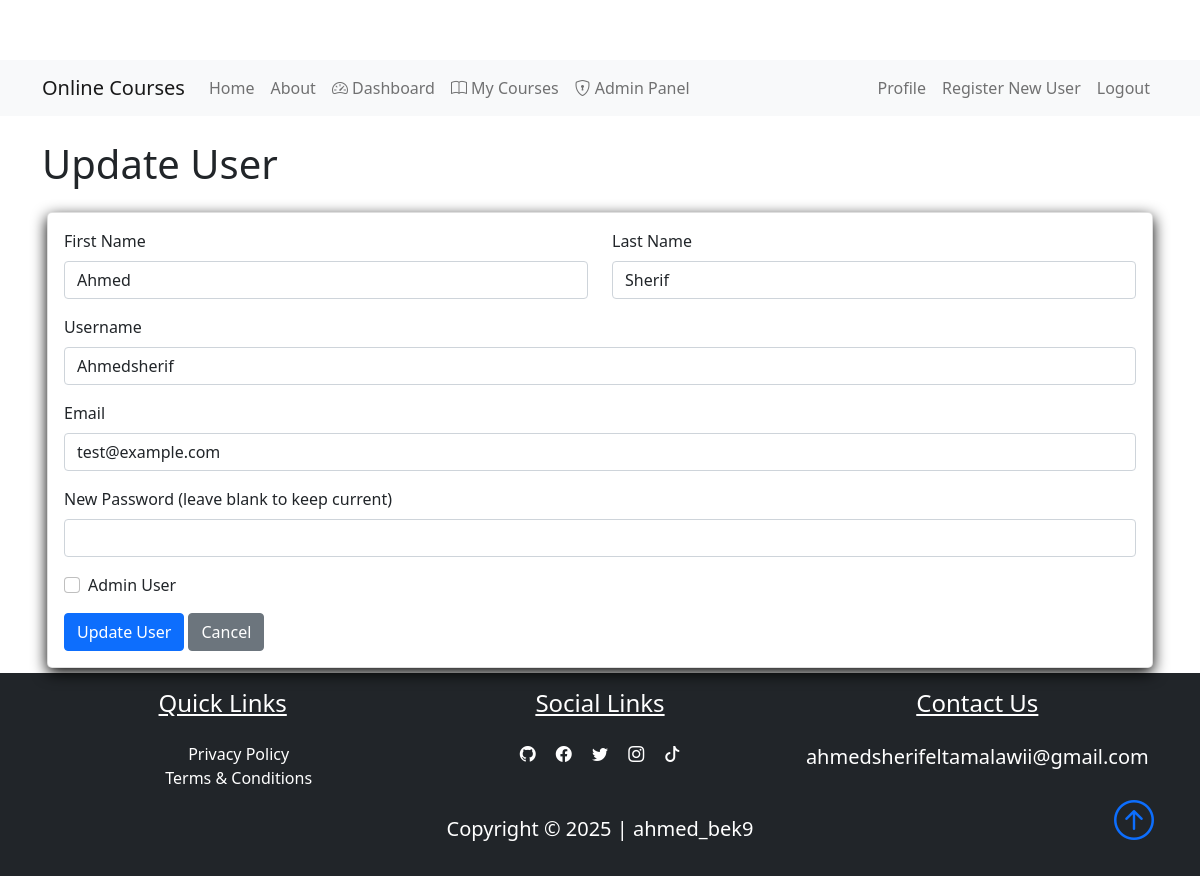
Page /admin/users/2/update (signed in) on the committed database.
### pythonic/models.py (models this page shows, shortened)
class User(db.Model, UserMixin):
    id = db.Column(db.Integer, primary_key=True)
    fname = db.Column(db.String(25), nullable=False)
    lname = db.Column(db.String(25), nullable=False)
    username = db.Column(db.String(25), unique=True, nullable=False)
    email = db.Column(db.String(125), unique=True, nullable=False)
    image_file = db.Column(db.String(20), nullable=False, default="default.jpg")
    password = db.Column(db.String(60), nullable=False)
    is_admin = db.Column(db.Boolean, default=False)
    reset_token = db.Column(db.String(100), unique=True)
    lessons = db.relationship("Lesson", backref="author", lazy=True)
    enrollments = db.relationship("Enrollment", backref="student", lazy=True)

### pythonic/admin_routes.py (the view, shortened to what this page needs)
@admin.route('/admin/users/<int:user_id>/update', methods=['GET', 'POST'])
@login_required
def update_user(user_id):
    if not current_user.is_admin:
        flash('You do not have permission to access this page.', 'danger')
        return redirect(url_for('home'))
    user = User.query.get_or_404(user_id)
    return render_template('admin/update_user.html', user=user)

### pythonic/__init__.py (called while the page is built)
@login_manager.user_loader
def load_user(user_id):
    return User.query.get(int(user_id))

### pythonic/templates/admin/update_user.html
{% extends "layout.html" %}
{% block content %}
<div class="container mt-4">
    <h1 class="mb-4">Update User</h1>
    <div class="card">
        <div class="card-body">
            <form method="POST" action="">
                <div class="row">
                    <div class="col-md-6 mb-3">
                        <label for="fname" class="form-label">First Name</label>
                        <input type="text" class="form-control" id="fname" name="fname" value="{{ user.fname }}" required>
                    </div>
                    <div class="col-md-6 mb-3">
                        <label for="lname" class="form-label">Last Name</label>
                        <input type="text" class="form-control" id="lname" name="lname" value="{{ user.lname }}" required>
                    </div>
                </div>
                <div class="mb-3">
                    <label for="username" class="form-label">Username</label>
                    <input type="text" class="form-control" id="username" name="username" value="{{ user.username }}" required>
                </div>
                <div class="mb-3">
                    <label for="email" class="form-label">Email</label>
                    <input type="email" class="form-control" id="email" name="email" value="{{ user.email }}" required>
                </div>
                <div class="mb-3">
                    <label for="new_password" class="form-label">New Password (leave blank to keep current)</label>
                    <input type="password" class="form-control" id="new_password" name="new_password">
                </div>
                <div class="mb-3 form-check">
                    <input type="checkbox" class="form-check-input" id="is_admin" name="is_admin" {% if user.is_admin %}checked{% endif %}>
                    <label class="form-check-label" for="is_admin">Admin User</label>
                </div>
                <button type="submit" class="btn btn-primary">Update User</button>
                <a href="{{ url_for('admin.manage_users') }}" class="btn btn-secondary">Cancel</a>
            </form>
        </div>
    </div>
</div>
{% endblock content %}

### pythonic/static/main.css (style rules this page uses)
body::before { display: block; content: ''; height: 60px; }
.card { transition: 0.7s ease; box-shadow: 0 5px 15px rgba(1 1 1/ 15); border-radius: 5px; margin: 5px; }

### rows in the picture
User: fname "Ahmed", lname "Sherif", username "Ahmedsherif", email "test@example.com"
